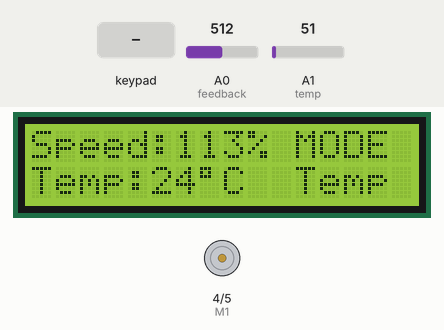
This sketch was run on a simulated Arduino Uno, built with avr-gcc and run on an emulated ATmega328P. Parts: 16×2 character LCD, direction and speed pins drawn as motors (green arrow = direction pin HIGH = forward, orange = LOW = backward, longer = more drive). The test bench sets the inputs (shaded band); at power-on: A0 (feedback) = 512, A1 (temp) = 51. What the sketch prints to the serial monitor is not drawn.

Above: at 0.8 s.
0.9 s: key '#' pressed
At 2.0 s:
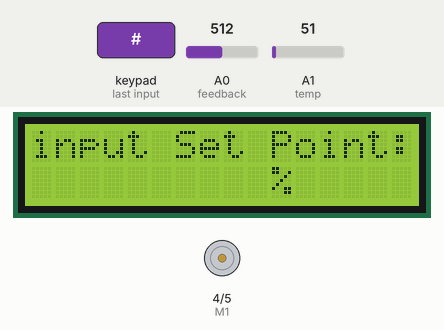
2.5 s: keypad keys 9 8 7 6 # pressed 0.4 s apart
At 5.2 s:
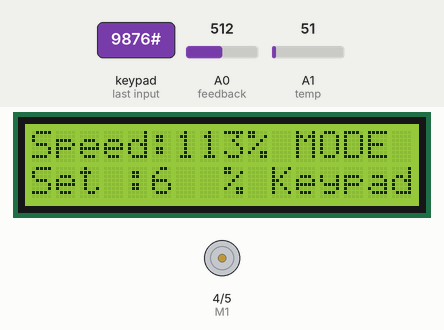
11.6 s: A0 (feedback) set to 440
At 12.7 s:
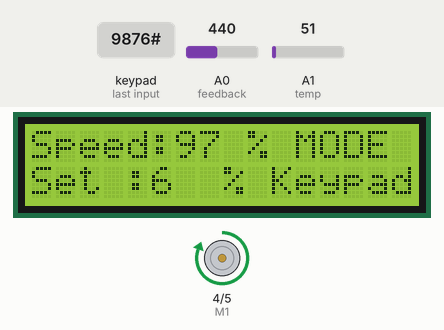
22.4 s: keypad keys 1 3 1 2 1 1 1 0 # pressed 0.4 s apart
At 26.4 s:
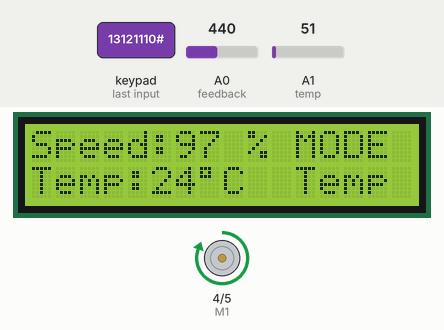
30.6 s: A1 (temp) set to 15
At 40.6 s:
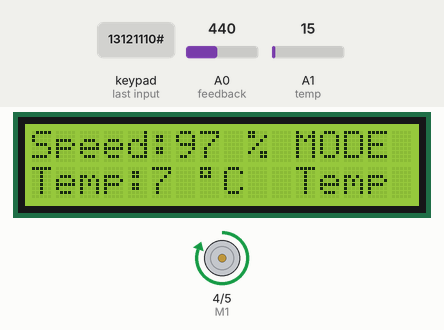
41.4 s: A1 (temp) set to 112
At 46.3 s:
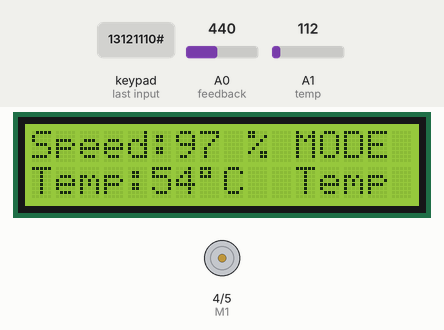
Timing chart, 0 to 47.8 s (numbered marks = the images above; inputs shaded):
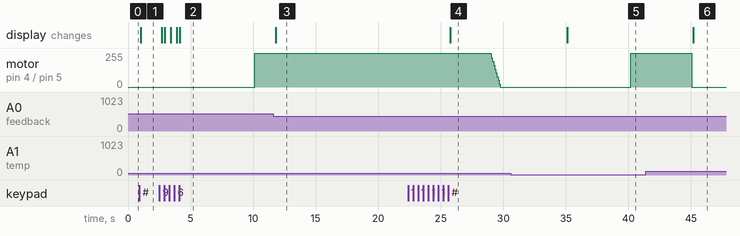

Measured:
- after the input at 0.9 s, the display: changes after 0.13 s (image 1)
- after the input at 2.5 s, motor on pin 4 (M1) / pin 5 (E1): stopped → forward 255/255 after 7.6 s; the display: first changes after 0.21 s (image 2 shows a later state)
- after the input at 11.6 s, the display: changes after 0.23 s (image 3)
- after the input at 22.4 s, the display: changes after 3.3 s (image 4)
- after the input at 30.6 s, motor on pin 4 (M1) / pin 5 (E1): stopped → forward 255/255 after 9.6 s; the display: changes after 4.5 s (image 5)
- after the input at 41.4 s, the display: changes after 3.8 s (image 6)

The sketch:

Motor_Control.ino
```cpp
#include <Arduino_FreeRTOS.h>
#include <math.h>
#include <Keypad.h>
#include <LiquidCrystal.h>

//LCD Variables
const int rs = 3, en = 2, d4 = A2, d5 = A3, d6 = A4, d7 = A5;
LiquidCrystal lcd(rs,en,d4,d5,d6,d7);

// Constant
const byte ROWS = 4; // Four rows
const byte COLS = 4; // Three columns
const int feedback_min = 0;
const int feedback_max = 450;
const int temperature_min = 16;
const int temperature_max = 35;

// Keypad Mapping
char keys[ROWS][COLS] = {
  {'1','2','3','A'},
  {'4','5','6','B'},
  {'7','8','9','C'},
  {'*','0','#','D'}
};

// Pin Assignment
#define E1 5 // PWM Control
#define M1 4 // Direction Control
int feedback = A0; // Motor Feedback
int temp = A1; // temperature sensor

// keypad Row
byte rowPins[ROWS] = { 9, 8, 7, 6 };
// keypad Col
byte colPins[COLS] = { 13, 12, 11, 10 };

// Create the Keypad
Keypad kpd = Keypad( makeKeymap(keys), rowPins, colPins, ROWS, COLS );

// Task Initialization
void Task_Set_Speed(void *pvParameters);
void Task_Keypad(void *pvParameters);
void Task_Read_Temp(void *pvParameters);
void Task_Display(void *pvParameters);

// Global Variable
char key;

int Delay = 0;
int input[] = {0,0,0};
int count = 0;
int total = 0;
int err = 0;
int fedb;
int tmp_i;
int pwm;
int mode = 0;
/*  mode 0 = get set point from temperature
 *  mode 1 = get input from keypad (set point still from temp)
 *  mode 2 = using set point from keypad
 */

unsigned long difft;

float set_point;
float tmp;
float fedb_f;
float error;

void setup()
{
    // I/O declaration
    pinMode(M1, OUTPUT);
    pinMode(E1, OUTPUT);
    pinMode(feedback, INPUT);
    pinMode(temp, INPUT);

    // Serial Initialization
    Serial.begin(9600);

    // LCD initialization
    lcd.begin(16,2);
    lcd.clear();

    // Set Motor Rotation Direction
    digitalWrite(M1, HIGH);

    // Task Setup
    xTaskCreate(Task_Set_Speed, (const portCHAR *) "Speed", 100, NULL, 2, NULL);
    xTaskCreate(Task_Keypad, (const portCHAR *) "Keypad", 100, NULL, 3, NULL);
    xTaskCreate(Task_Read_Temp, (const portCHAR *) "Temperature", 100, NULL, 3, NULL);
    xTaskCreate(Task_Display, (const portCHAR *) "Display", 100, NULL, 1, NULL);

    // Start Scheduler
    vTaskStartScheduler();
}

void loop()
{
  // empty loop, can be used for debugging

}

void Task_Read_Temp(void *pvParameters){
  TickType_t xLastWakeTime;
  xLastWakeTime = xTaskGetTickCount();

  for(;;){

    tmp = ((5.0 * analogRead(temp)) / 1024.0) * 100.0;
    //tmp = analogRead(temp);
    tmp_i = (int)tmp;
    vTaskDelayUntil( &xLastWakeTime, ( 5000 / portTICK_PERIOD_MS ) );
  }
}

void Task_Set_Speed(void *pvParameters){
  TickType_t xLastWakeTime;
  xLastWakeTime = xTaskGetTickCount();
  // PID constant
  float kp = 10;
  float ki = 0.2;
  float kd = 0.5;


  float error_delay = 0;
  float error_inc = 0;
  float error_diff = 0;

  float pwm_f;


  for(;;){


    fedb = map(analogRead(A0), feedback_min, feedback_max, 0, 1024);
    fedb_f = (float)fedb;

    // Conversion from temperature to set point
    if (mode == 0){
      set_point = map(tmp_i, temperature_min, temperature_max, 0, 1023);
    }


    error = set_point - fedb_f;

    error_inc += error;
    error_diff = error - error_delay;

    pwm_f = kp * error + ki * error_inc + kd * error_diff;

    pwm = map((int)pwm_f,0,1024,0,255);
    if (pwm > 255) pwm = 255;
    else if (pwm < 0) pwm = 0;


    analogWrite(E1,pwm);

    error_delay = error;


    vTaskDelayUntil( &xLastWakeTime, ( 100 / portTICK_PERIOD_MS ) );
  }
}

void Task_Keypad(void *pvParameters){
  TickType_t xLastWakeTime;
  xLastWakeTime = xTaskGetTickCount();


  for(;;){

    key = kpd.getKey();
      if(key){ //check for a valid key

        switch (mode){
          case 0:{
            if (key == '#') mode = 1;
            count = 0;
            break;
          }
          case 1:{
            if (key == '#'){
              switch (count){
                case 0:
                  total = 0;
                  break;
                case 1:
                  total = input[0];
                  break;
                case 2:
                  total = (input[0] * 10) + (input[1]);
                  break;
                case 3:
                  total = (input[0] * 100) + (input[1] * 10) + (input[2]);
                  break;
              }
              if (total > 100){
                err = 1;
                mode = 0;
              }else{
                set_point = map(total, 0, 100, 0, 1024);
                mode = 2;
              }
            }else if (key == '*'){
              mode = 0;
            }else{
              if ((key != 'A') || (key != 'B') || (key != 'C') || (key != 'D')){
                if (count < 3){
                  input[count] = (int)key - 48;
                  count++;
                }else{
                  count = 0;
                  input[count] = (int)key - 48;
                  count++;
                }
              }
            }
            break;
          }
          case 2:{
            if (key == '#') mode = 0;
            if (key == '*'){
              mode = 1;
              count = 0;
            }
            break;
          }
        }
      }

    vTaskDelayUntil( &xLastWakeTime, ( 20 / portTICK_PERIOD_MS ) );
  }
}

void Task_Display(void *pvParameters){
  TickType_t xLastWakeTime;
  xLastWakeTime = xTaskGetTickCount();

  for(;;){
    difft = micros();
    display_LCD(mode);
    difft = micros() - difft;
    Serial.println(difft);
    vTaskDelayUntil( &xLastWakeTime, ( 250 / portTICK_PERIOD_MS ) );
  }
}

void display_LCD(int mode){
  if (err == 1){
    lcd.clear();
    lcd.setCursor(0,0);
    lcd.print("ERROR, Max input");
    lcd.setCursor(0,1);
    lcd.print("    is 100%");
    if (Delay == 8){
      err = 0;
      Delay = 0;
    }else{
      Delay++;
    }
  }else{
    switch (mode){
      case 0:{
        lcd.clear();
        lcd.setCursor(0,0);
        lcd.print("Speed:");
        lcd.setCursor(6,0);
        float t = fedb_f/1023*100;
        int i = (int)t;
        lcd.print(i);
        lcd.setCursor(9,0);
        lcd.print("%");
        lcd.setCursor(0,1);
        lcd.print("Temp:");
        lcd.setCursor(5,1);
        lcd.print(tmp_i);
        lcd.setCursor(7,1);
        lcd.print((char)223);
        lcd.setCursor(8,1);
        lcd.print("C");
        lcd.setCursor(11,0);
        lcd.print("MODE");
        lcd.setCursor(11,1);
        lcd.print("Temp");
        break;
      }
      case 1:{
        lcd.clear();
        lcd.setCursor(0,0);
        lcd.print("input Set Point:");
        switch (count){
          case 3:{
            lcd.setCursor(8,1);
            lcd.print(input[2]);
          }
          case 2:{
            lcd.setCursor(7,1);
            lcd.print(input[1]);
          }
          case 1:{
            lcd.setCursor(6,1);
            lcd.print(input[0]);
          }
        }
        lcd.setCursor(10,1);
        lcd.print("%");
        break;
      }
      case 2:{
        lcd.clear();
        lcd.setCursor(0,0);
        lcd.print("Speed:");
        lcd.setCursor(6,0);
        float t = fedb_f/1023*100;
        int i = (int)t;
        lcd.print(i);
        lcd.setCursor(9,0);
        lcd.print("%");
        lcd.setCursor(0,1);
        lcd.print("Set :");
        lcd.setCursor(5,1);
        lcd.print(total);
        lcd.setCursor(8,1);
        lcd.print("%");
        lcd.setCursor(11,0);
        lcd.print("MODE");
        lcd.setCursor(10,1);
        lcd.print("Keypad");
        break;
      }
    }
  }
}
```
